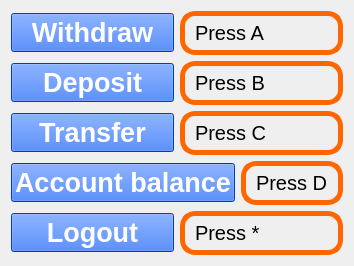
      <widget class="QWidget" name="ServicePage_1">
       <layout class="QVBoxLayout" name="verticalLayout_11">
        <item>
         <layout class="QHBoxLayout" name="horizontalLayout_7">
          <item>
           <widget class="QPushButton" name="withdraw_pushButton">
            <property name="font">
             <font>
              <pointsize>20</pointsize>
              <weight>75</weight>
              <bold>true</bold>
             </font>
            </property>
            <property name="styleSheet">
             <string notr="true">QPushButton {
	background: rgb(0, 85, 255);
	color:  white;
}

QPushButton :hover{
	background: rgba(0, 85, 255, 200);
}

QPushButton :pressed{
	background: rgba(0, 85, 255, 200);
}</string>
            </property>
            <property name="text">
             <string>Withdraw</string>
            </property>
            <property name="shortcut">
             <string>Alt+A</string>
            </property>
           </widget>
          </item>
          <item>
           <widget class="QLabel" name="usernameKeypad_label_5">
            <property name="sizePolicy">
             <sizepolicy hsizetype="Preferred" vsizetype="Fixed">
              <horstretch>0</horstretch>
              <verstretch>0</verstretch>
             </sizepolicy>
            </property>
            <property name="font">
             <font>
              <pointsize>15</pointsize>
             </font>
            </property>
            <property name="styleSheet">
             <string notr="true">QLabel {
    border: 5px solid #ff6600; 
    border-radius: 15px; 
    padding: 5px; 
	color:black;
}
</string>
            </property>
            <property name="text">
             <string>Press A</string>
            </property>
           </widget>
          </item>
         </layout>
        </item>
        <item>
         <layout class="QHBoxLayout" name="horizontalLayout_8">
          <item>
           <widget class="QPushButton" name="deposit_pushButton">
            <property name="font">
             <font>
              <pointsize>20</pointsize>
              <weight>75</weight>
              <bold>true</bold>
             </font>
            </property>
            <property name="styleSheet">
             <string notr="true">QPushButton {
	background: rgb(0, 85, 255);
	color:  white;
}

QPushButton :hover{
	background: rgba(0, 85, 255, 200);
}

QPushButton :pressed{
	background: rgba(0, 85, 255, 200);
}</string>
            </property>
            <property name="text">
             <string>Deposit</string>
            </property>
            <property name="shortcut">
             <string>Alt+B</string>
            </property>
           </widget>
          </item>
          <item>
           <widget class="QLabel" name="usernameKeypad_label_6">
            <property name="sizePolicy">
             <sizepolicy hsizetype="Preferred" vsizetype="Fixed">
              <horstretch>0</horstretch>
              <verstretch>0</verstretch>
             </sizepolicy>
            </property>
            <property name="font">
             <font>
              <pointsize>15</pointsize>
             </font>
            </property>
            <property name="styleSheet">
             <string notr="true">QLabel {
    border: 5px solid #ff6600; 
    border-radius: 15px; 
    padding: 5px; 
	color:black;
}
</string>
            </property>
            <property name="text">
             <string>Press B</string>
            </property>
           </widget>
          </item>
         </layout>
        </item>
        <item>
         <layout class="QHBoxLayout" name="horizontalLayout_9">
          <item>
           <widget class="QPushButton" name="transfer_pushButton_9">
            <property name="font">
             <font>
              <pointsize>20</pointsize>
              <weight>75</weight>
              <bold>true</bold>
             </font>
            </property>
            <property name="styleSheet">
             <string notr="true">QPushButton {
	background: rgb(0, 85, 255);
	color:  white;
}

QPushButton :hover{
	background: rgba(0, 85, 255, 200);
}

QPushButton :pressed{
	background: rgba(0, 85, 255, 200);
}</string>
            </property>
            <property name="text">
             <string>Transfer</string>
            </property>
            <property name="shortcut">
             <string>Alt+C</string>
            </property>
           </widget>
          </item>
          <item>
           <widget class="QLabel" name="usernameKeypad_label_7">
            <property name="sizePolicy">
             <sizepolicy hsizetype="Preferred" vsizetype="Fixed">
              <horstretch>0</horstretch>
              <verstretch>0</verstretch>
             </sizepolicy>
            </property>
            <property name="font">
             <font>
              <pointsize>15</pointsize>
             </font>
            </property>
            <property name="styleSheet">
             <string notr="true">QLabel {
    border: 5px solid #ff6600; 
    border-radius: 15px; 
    padding: 5px; 
	color:black;
}
</string>
            </property>
            <property name="text">
             <string>Press C</string>
            </property>
           </widget>
          </item>
         </layout>
        </item>
        <item>
         <layout class="QHBoxLayout" name="horizontalLayout_10">
          <item>
           <widget class="QPushButton" name="AccountBalance_pushButton">
            <property name="font">
             <font>
              <pointsize>20</pointsize>
              <weight>75</weight>
              <bold>true</bold>
             </font>
            </property>
            <property name="styleSheet">
             <string notr="true">QPushButton {
	background: rgb(0, 85, 255);
	color:  white;
}

QPushButton :hover{
	background: rgba(0, 85, 255, 200);
}

QPushButton :pressed{
	background: rgba(0, 85, 255, 200);
}</string>
            </property>
            <property name="text">
             <string>Account balance</string>
            </property>
            <property name="shortcut">
             <string>Alt+D</string>
            </property>
           </widget>
          </item>
          <item>
           <widget class="QLabel" name="usernameKeypad_label_8">
            <property name="sizePolicy">
             <sizepolicy hsizetype="Preferred" vsizetype="Fixed">
              <horstretch>0</horstretch>
              <verstretch>0</verstretch>
             </sizepolicy>
            </property>
            <property name="font">
             <font>
              <pointsize>15</pointsize>
             </font>
            </property>
            <property name="styleSheet">
             <string notr="true">QLabel {
    border: 5px solid #ff6600; 
    border-radius: 15px; 
    padding: 5px; 
	color:black;
}
</string>
            </property>
            <property name="text">
             <string>Press D</string>
            </property>
           </widget>
          </item>
         </layout>
        </item>
        <item>
         <layout class="QHBoxLayout" name="horizontalLayout_11">
          <item>
           <widget class="QPushButton" name="logout_pushButton">
            <property name="font">
             <font>
              <pointsize>20</pointsize>
              <weight>75</weight>
              <bold>true</bold>
             </font>
            </property>
            <property name="styleSheet">
             <string notr="true">QPushButton {
	background: rgb(0, 85, 255);
	color:  white;
}

QPushButton :hover{
	background: rgba(0, 85, 255, 200);
}

QPushButton :pressed{
	background: rgba(0, 85, 255, 200);
}</string>
            </property>
            <property name="text">
             <string>Logout</string>
            </property>
            <property name="shortcut">
             <string>Alt+*</string>
            </property>
           </widget>
          </item>
          <item>
           <widget class="QLabel" name="logout_label">
            <property name="sizePolicy">
             <sizepolicy hsizetype="Preferred" vsizetype="Fixed">
              <horstretch>0</horstretch>
              <verstretch>0</verstretch>
             </sizepolicy>
            </property>
            <property name="font">
             <font>
              <pointsize>15</pointsize>
             </font>
            </property>
            <property name="styleSheet">
             <string notr="true">QLabel {
    border: 5px solid #ff6600; 
    border-radius: 15px; 
    padding: 5px; 
	color:black;
}
</string>
            </property>
            <property name="text">
             <string>Press *</string>
            </property>
           </widget>
          </item>
         </layout>
        </item>
       </layout>
      </widget>
